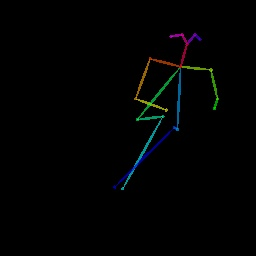
#> input picture media/user_sent_skeleton.jpg, 256 x 256 px
$ jupyter execute crop_img.ipynb
#> lines starting #> are read from the running program, lines starting #| are printed output that depends on the picture
[cell 1]
import codecs
import json
import pandas as pd
import numpy as np
from PIL import Image
import os

[cell 2]
columns = {
    'coco_col':[
        'Nose_x', 'Nose_y', 'Neck_x', 'Neck_y',
        'R-Sho_x', 'R-Sho_y', 'R-Elb_x', 'R-Elb_y',
        'R-Wr_x', 'R-Wr_y', 'L-Sho_x', 'L-Sho_y',
        'L-Elb_x', 'L-Elb_y', 'L-Wr_x', 'L-Wr_y',
        'R-Hip_x', 'R-Hip_y', 'R-Knee_x', 'R-Knee_y',
        'R-Ank_x', 'R-Ank_y', 'L-Hip_x', 'L-Hip_y',
        'L-Knee_x', 'L-Knee_y', 'L-Ank_x', 'L-Ank_y',
        'R-Eye_x', 'R-Eye_y', 'L-Eye_x', 'L-Eye_y',
        'R-Ear_x', 'R-Ear_y', 'L-Ear_x', 'L-Ear_y'
    ],
    'shoulder': {
        'x': ["R-Sho_x", "L-Sho_x"],
        'y': ["R-Sho_y", "L-Sho_y"]
    },
    'head': {
        'x': ["Nose_x", "R-Eye_x", "R-Ear_x", "L-Eye_x", "L-Ear_x"],
        'y': ["Nose_y", "R-Eye_y", "R-Ear_y", "L-Eye_y", "L-Ear_y"]
    },
    'foot': {
        'x': ["R-Hip_x", "R-Knee_x", "R-Ank_x", "L-Hip_x", "L-Knee_x", "L-Ank_x"],
        'y': ["R-Hip_y", "R-Knee_y", "R-Ank_y", "L-Hip_y", "L-Knee_y", "L-Ank_y"]
    }
}

[cell 3]
with codecs.open('../media/user_sent_key_points.json', 'r', encoding='utf-8') as obj_text:
#> (reads media/user_sent_key_points.json from the repository)
    data = json.loads(obj_text.read())
    data = np.array(data).reshape(1, 36)
data

[cell 4]
key_points = pd.DataFrame(data, columns=columns["coco_col"])

[cell 5]
x = key_points[columns['shoulder']['x']][0:1]
x = x.astype(int).iloc[0].values
idx = np.nonzero(x)
left, right = min(x[idx]) - 10, max(x[idx]) + 10
y = key_points[columns['shoulder']['y']][0:1]
y = y.astype(int).iloc[0].values
idx = np.nonzero(y)
top, bottom = min(y[idx]) - 10, max(y[idx]) + 10
with Image.open('../media/user_sent_skeleton.jpg') as img:
#> img is the input picture: PIL image 256x256 RGB; mean R, G, B 1.5, 2.1, 2.1
    img_crop = img.crop((left, top, right, bottom))
#> img_crop: PIL image 74x22 RGB; every value is 0
    img_crop.save('crop_sho_.jpg')

[cell 6]
x = key_points[columns['head']['x']][0:1] #  "Neck_x"
x = x.astype(int).iloc[0].values
idx = np.nonzero(x)
left, right = min(x[idx]) - 10, max(x[idx]) + 10
y = key_points[columns['head']['y']][0:1]
y = y.astype(int).iloc[0].values
idx = np.nonzero(y)
top, bottom = min(y[idx]) - 10, max(y[idx]) + 10
with Image.open('../media/user_sent_skeleton.jpg') as img:
    img_crop = img.crop((left, top, right, bottom))
#> img_crop: PIL image 49x28 RGB; every value is 0
    img_crop.save('crop_hd_.jpg')

[cell 7]
x = key_points[columns['foot']['x']][0:1]
x = x.astype(int).iloc[0].values
idx = np.nonzero(x)
left, right = (0, 10) if sum(x) == 0 else (min(x[idx]) - 10, max(x[idx]) + 10)
y = key_points[columns['foot']['y']][0:1]
y = y.astype(int).iloc[0].values
idx = np.nonzero(y)
top, bottom = (0, 10) if sum(y) == 0 else (min(y[idx]) - 10, max(y[idx]) + 10)
with Image.open('../media/user_sent_skeleton.jpg') as img:
    img_crop = img.crop((left, top, right, bottom))
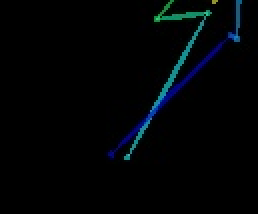
#> img_crop: PIL image 129x107 RGB (shown 2 times larger); mean R, G, B 1, 3.5, 5.3
    img_crop.save('crop_ft_.jpg')
